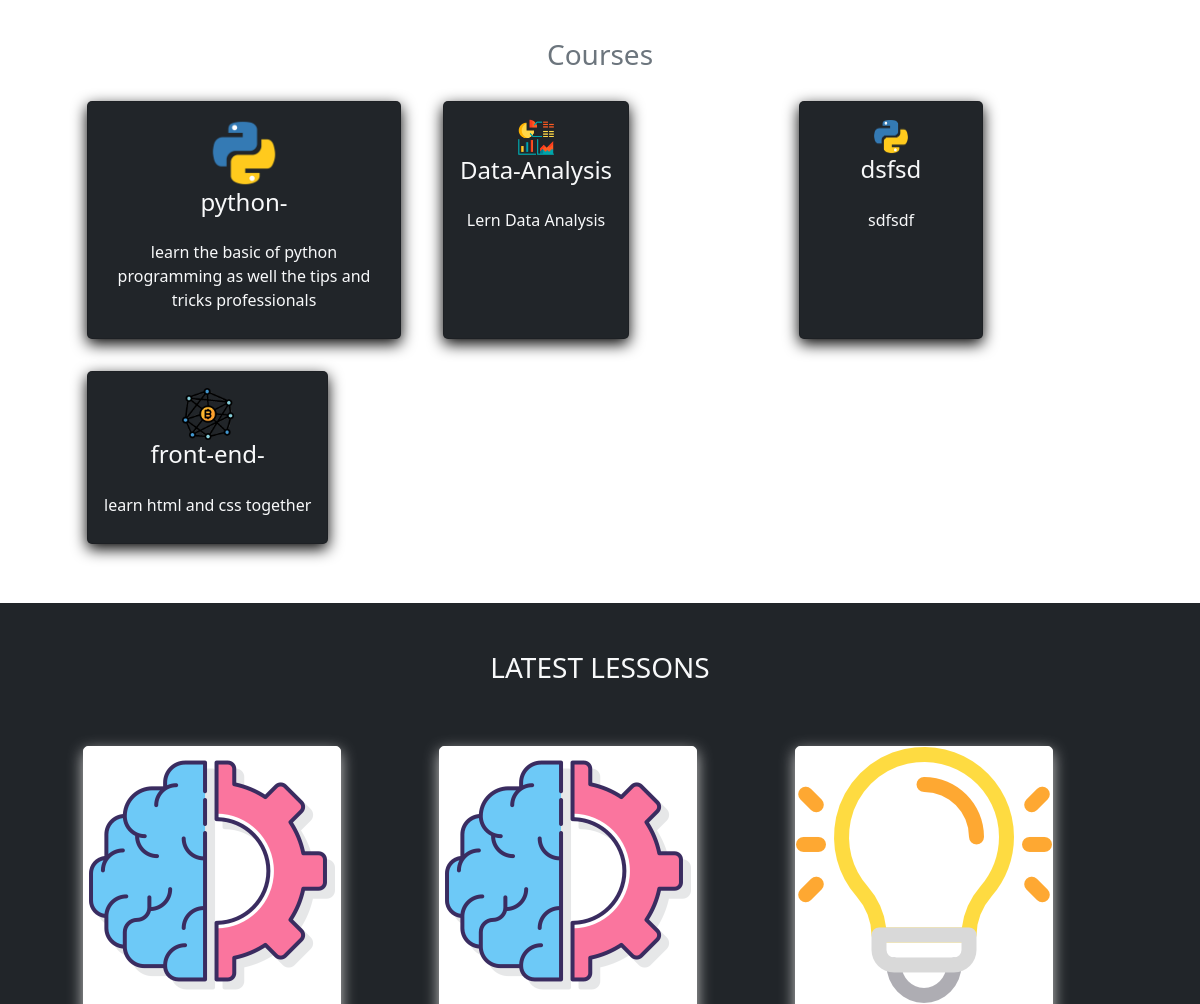
Page /home (middle part) on the earlier database version.
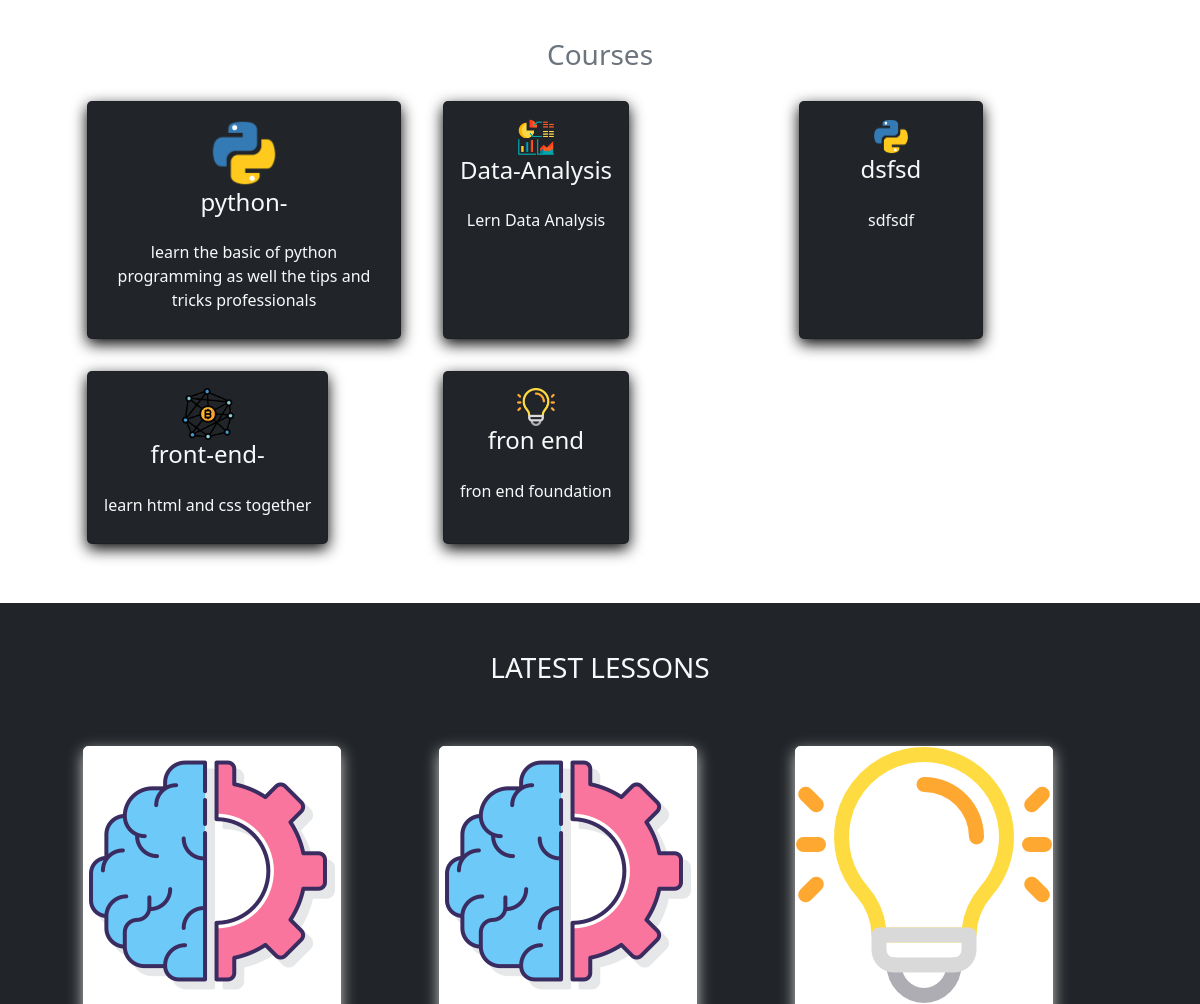
Same page on the later database version.
### FranTrek/models.py (models this page shows, shortened)
class Course(db.Model):
    id = db.Column(db.Integer, primary_key=True)
    title = db.Column(db.String(50), unique=True, nullable=False)
    description = db.Column(db.String(150), nullable=False)
    icon = db.Column(db.String(20), nullable=False, default="default_icon.jpg")
    lessons = db.relationship("Lesson", backref="course_name", lazy=True)

class Lesson(db.Model):
    id = db.Column(db.Integer, primary_key=True)
    title = db.Column(db.String(100), nullable=False)
    date_posted = db.Column(db.DateTime, nullable=False, default=datetime.utcnow)
    content = db.Column(db.Text, nullable=False)
    thumbnail = db.Column(
        db.String(20), nullable=False, default="default_thumbnail.jpg"
    )
    slug = db.Column(db.String(32), nullable=False)
    user_id = db.Column(db.Integer, db.ForeignKey("user.id"), nullable=False)
    course_id = db.Column(db.Integer, db.ForeignKey("course.id"), nullable=False)

### FranTrek/routes.py (the view)
@app.route("/")
@app.route("/home")
def home():
    lessons = Lesson.query.all()
    courses = Course.query.all()
    return render_template("home.html", lessons=lessons, courses=courses)

### FranTrek/templates/home.html (shortened to what this page needs)
{% extends "layout.html"%}
{% block content%}
<section class="bg-ligh">
    <div class="container p-5">
        <h3 class="text-center text-secondary" id='learn'>Courses</h3>
        <div class="row">
            {% for course in courses %}
            <div class="col-sm-12 col-md-6 col-lg-4 p-3 d-flex align-items-stretch">
                <a href="{{url_for('course', course_title=course.title)}}" class="text-decoration-none">
                    <div class="card bg-dark text-light h-100">
                        <div class="card-body text-center">
                            <img src="{{url_for('static', filename='course_icons/'+course.icon)}}" alt="" class="card-img w-25">
                            <h4 class="card-title mb-4">
                                {{course.title}}
                            </h4>
                            <p class="card-text">{{course.description}}</p>
                        </div>
                    </div>
                </a>
            </div>
            {% endfor %}
        </div>
    </div>
</section>
<section class="bg-dark">
    <div class="container p-5">
        <div class="row mb-5 ">
            <div class="col">
                <h3 class="text-uppercase text-center text-light">latest lessons</h3>
            </div>
        </div>
        <div class="row">
            {% for lesson in lessons %}
            <div class="col-sm-12 col-md-6 col-lg-4 pb-5 d-flex align-items-stretch">
                <div class="card lesson">
                    <img src="{{url_for('static', filename='lesson_thumbnails/'+lesson.thumbnail)}}" class="card-img">
                </div>
            </div>
            {% endfor %}
        </div>
    </div>
</section>
{% endblock content%}

### FranTrek/templates/layout.html (shortened to what this page needs)
<!DOCTYPE html>
<html lang="en">
<head>
    <link href="https://cdn.jsdelivr.net/npm/bootstrap@5.1.3/dist/css/bootstrap.min.css" rel="stylesheet"
>
    <link rel="stylesheet" href="https://cdn.jsdelivr.net/npm/bootstrap-icons@1.8.1/font/bootstrap-icons.css">
    <link rel="stylesheet" type="text/css" href="{{url_for('static', filename='main.css')}}">
</head>
<body class="d-flex flex-column min-vh-100">
    {% block content%} {% endblock %}
</body>
</html>

### FranTrek/static/main.css (style rules this page uses)
body::before { display: block; content: ''; height: 60px; }
.card { transition: 0.7s ease; box-shadow: 0 5px 15px rgba(1 1 1/ 15); border-radius: 5px; margin: 5px; }
.lesson { box-shadow: 0 5px 15px rgba(200 200 200/ 15); border-radius: 5px; border: 1px solid #fff; }

Differences in the rows shown:
added Course: icon (picture), title "fron end", description "fron end foundation"
